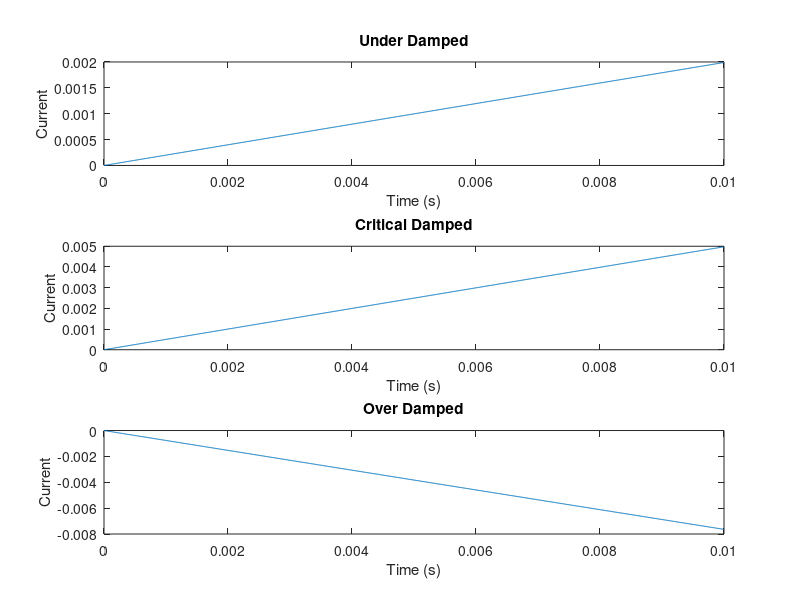

This figure's MATLAB source:
% Define parameters
A1 = 1;
A2 = 0.5;
A3 = 0.8;

% Given values for RLC
R = input('Resistance');  % ohms
L = input('Inductance');  % henries (25mH)
C = input('Capacitance');  % farads (0.1uF)
%(50,25e-3,0.1e-6)

% Define time vector
t = linspace(0, 0.01, 1000);  % Adjust time range as needed

% Equation 1: i(t) = A1 exp(–Rt/2L) · sin(ω0 t)
omega0 = 1 / sqrt(L * C);
i1 = A1 * exp(-R * t / (2 * L)) .* sin(omega0 * t);

% Plot the graph
figure;
subplot(3, 1, 1);
plot(t, i1);
title('Under Damped');
xlabel('Time (s)');
ylabel('Current');

% Equation 2: i(t) = A2 t exp(–Rt/2L)
i2 = A2 * t .* exp(-R * t / (2 * L));

% Plot the graph
subplot(3, 1, 2);
plot(t, i2);
title('Critical Damped');
xlabel('Time (s)');
ylabel('Current');

% Equation 3: i(t) = -A3 [ exp(–t/RC) – exp(–Rt/L) ]
i3 = -A3 * (exp(-t / (R * C)) - exp(-R * t / L));

% Plot the graph
subplot(3, 1, 3);
plot(t, i3);
title('Over Damped');
xlabel('Time (s)');
ylabel('Current');

 